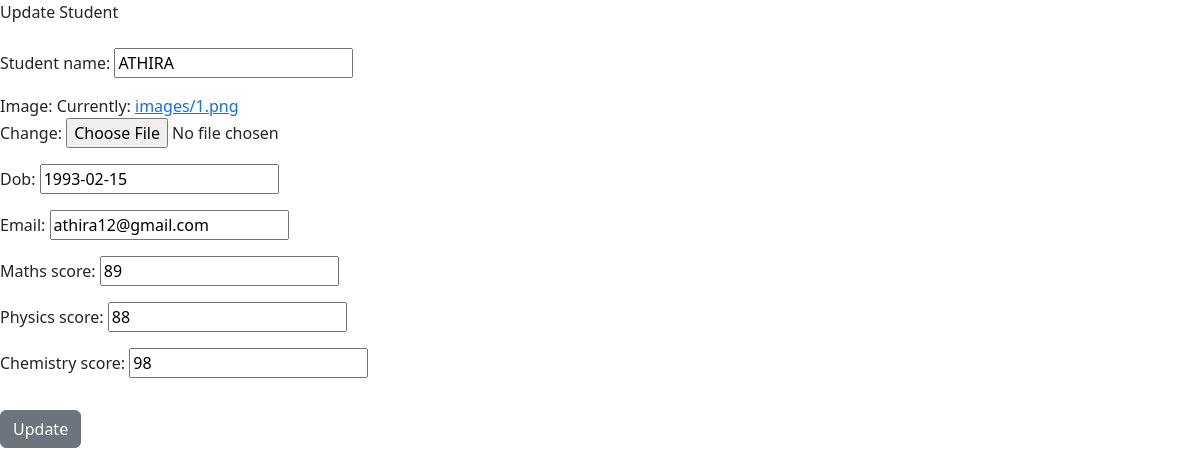
Page /ClassApp/update/4 on the committed database.
### ClassApp/models.py (models this page shows, shortened)
class StudentDetails(models.Model):
    student_name = models.CharField(max_length=50)
    image = models.FileField(upload_to='images/')
    dob = models.DateField()
    email = models.EmailField(max_length=80)
    maths_score = models.IntegerField()
    Physics_score = models.IntegerField()
    Chemistry_score = models.IntegerField()

### ClassApp/views.py (the view)
# urls.py: path('update/<pk>', update_stud.as_view(), name='update'),
class update_stud(generic.UpdateView):
    model = StudentDetails
    fields = ['student_name', 'image', 'dob', 'email', 'maths_score', 'Physics_score', 'Chemistry_score']
    template_name = 'StudentUpdate.html'
    success_url = reverse_lazy('studentdisplay')

### ClassApp/templates/StudentUpdate.html (shortened to what this page needs)
<!DOCTYPE html>
<html lang="en">
<head>
    <link href="https://cdn.jsdelivr.net/npm/bootstrap@5.3.3/dist/css/bootstrap.min.css" rel="stylesheet">
</head>
<body>
<header>Update Student</header><br>
<form action="" method="post" enctype="multipart/form-data">{% csrf_token %}
<table class="table">
  {{ form.as_p }}
</table>
  <input type="submit" class=" btn btn-secondary" value="Update">
</form>
</body>
</html>

### rows in the picture
StudentDetails: student_name "ATHIRA", dob "1993-02-15", email "athira12@gmail.com", maths_score "89", Physics_score "88", Chemistry_score "98"
